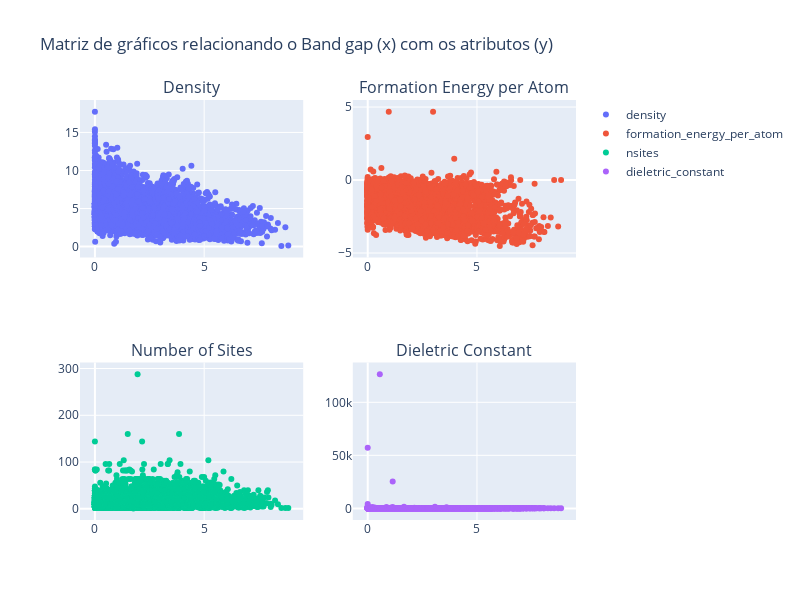

Notebook cell for this chart:
### Markdown cell above
*Gráfico*

Esse gráfico permite visualizar a distribuição dos valores do *band gap* para considerarmos se é realmente um bom target para o nosso modelo. Caso tivessemos uma distribuição muito disbalanceada, poderia significar que nosso dataset não é bom para treinar um modelo, por ser muito enviesado.

Agora é possível visualizar a relação entre o *band gap* e as outras propriedades dos materiais que selecionaremos como atributos. Para isso, utilizaremos um gráfico de dispersão, que utiliza pontos para representar os valores de duas variáveis em um plano cartesiano, permitindo visualizar a relação entre essas variáveis.

### Code cell
fig = make_subplots(rows=2, cols=2, start_cell="top-left", subplot_titles=("Density", "Formation Energy per Atom", "Number of Sites", "Dieletric Constant"))

fig.add_trace(go.Scatter(x=df['band_gap'], y=df['density'], mode='markers', name='density'),
                row=1, col=1)

fig.add_trace(go.Scatter(x=df['band_gap'], y=df['formation_energy_per_atom'], mode='markers', name='formation_energy_per_atom'),
                row=1, col=2)

fig.add_trace(go.Scatter(x=df['band_gap'], y=df['nsites'], mode='markers', name='nsites'),
                row=2, col=1)

fig.add_trace(go.Scatter(x=df['band_gap'], y=df['dieletric_constant'], mode='markers', name='dieletric_constant'),
                row=2, col=2)

fig.update_layout(height=600, width=800, title_text="Matriz de gráficos relacionando o Band gap (x) com os atributos (y)")
fig.show()

### Figure 1 — Plotly figure (JSON) as saved in the notebook; plotly's stock layout.template omitted (floating-point values rounded to 4 significant figures; data arrays with more than 128 entries replaced by an {"elided": "..."} marker saying what was removed)
{"data": [{"mode": "markers", "name": "density", "type": "scatter", "x": {"elided": "6247 float values"}, "xaxis": "x", "y": {"elided": "6247 float values"}, "yaxis": "y"}, {"mode": "markers", "name": "formation_energy_per_atom", "type": "scatter", "x": {"elided": "6247 float values"}, "xaxis": "x2", "y": {"elided": "6247 float values"}, "yaxis": "y2"}, {"mode": "markers", "name": "nsites", "type": "scatter", "x": {"elided": "6247 float values"}, "xaxis": "x3", "y": {"elided": "6247 int values"}, "yaxis": "y3"}, {"mode": "markers", "name": "dieletric_constant", "type": "scatter", "x": {"elided": "6247 float values"}, "xaxis": "x4", "y": {"elided": "6247 float values"}, "yaxis": "y4"}], "layout": {"annotations": [{"font": {"size": 16}, "showarrow": false, "text": "Density", "x": 0.225, "xanchor": "center", "xref": "paper", "y": 1, "yanchor": "bottom", "yref": "paper"}, {"font": {"size": 16}, "showarrow": false, "text": "Formation Energy per Atom", "x": 0.775, "xanchor": "center", "xref": "paper", "y": 1, "yanchor": "bottom", "yref": "paper"}, {"font": {"size": 16}, "showarrow": false, "text": "Number of Sites", "x": 0.225, "xanchor": "center", "xref": "paper", "y": 0.375, "yanchor": "bottom", "yref": "paper"}, {"font": {"size": 16}, "showarrow": false, "text": "Dieletric Constant", "x": 0.775, "xanchor": "center", "xref": "paper", "y": 0.375, "yanchor": "bottom", "yref": "paper"}], "height": 600, "title": {"text": "Matriz de gráficos relacionando o Band gap (x) com os atributos (y)"}, "width": 800, "xaxis": {"anchor": "y", "domain": [0, 0.45]}, "xaxis2": {"anchor": "y2", "domain": [0.55, 1]}, "xaxis3": {"anchor": "y3", "domain": [0, 0.45]}, "xaxis4": {"anchor": "y4", "domain": [0.55, 1]}, "yaxis": {"anchor": "x", "domain": [0.625, 1]}, "yaxis2": {"anchor": "x2", "domain": [0.625, 1]}, "yaxis3": {"anchor": "x3", "domain": [0, 0.375]}, "yaxis4": {"anchor": "x4", "domain": [0, 0.375]}}}
